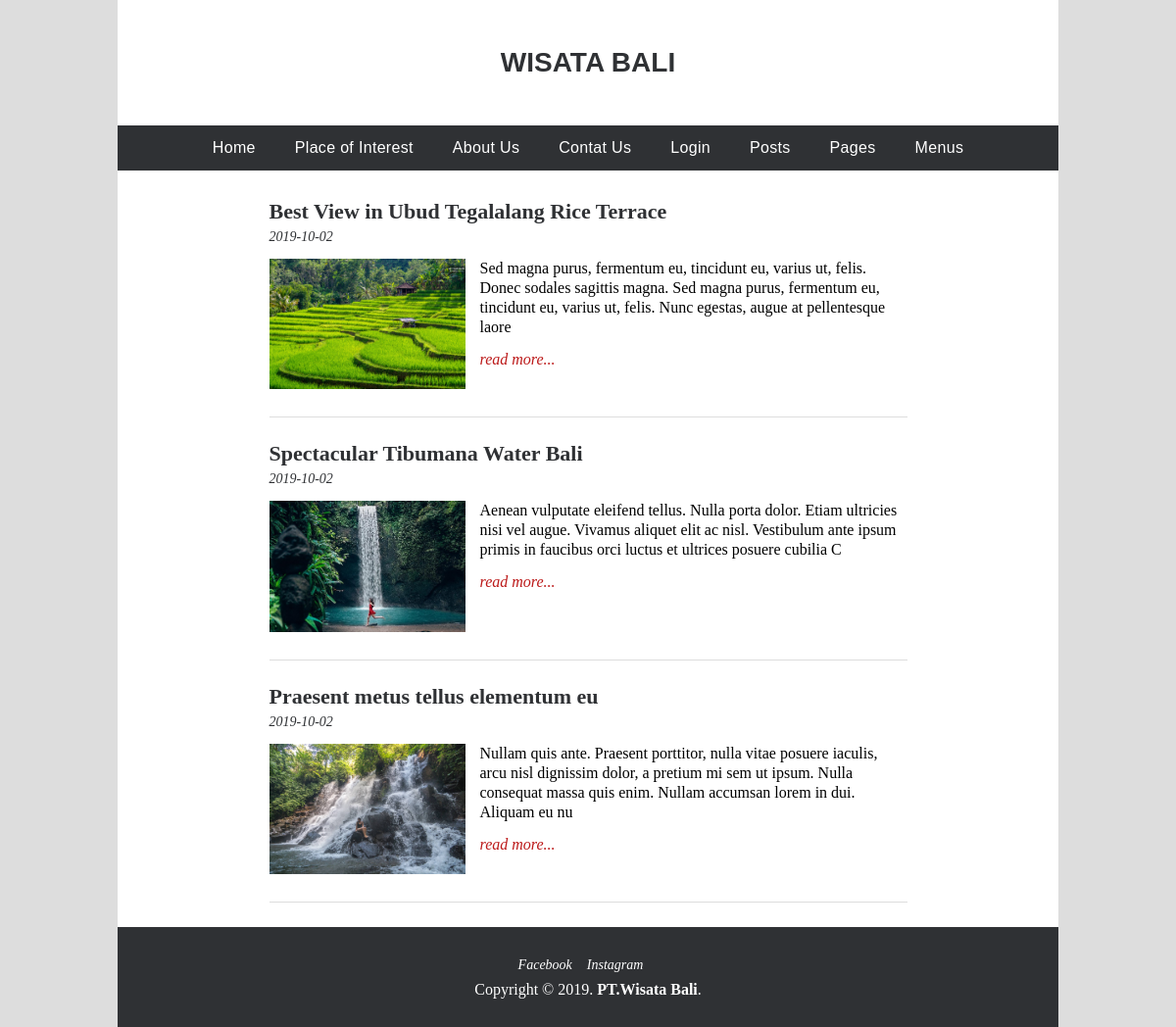
The page / on the database its author committed.
### tables this page shows
CREATE TABLE `post` (
  `id` int(10) NOT NULL,
  `post_title` varchar(100) NOT NULL,
  `post_description` longtext NOT NULL,
  `post_image` varchar(200) NOT NULL,
  `post_date` varchar(50) NOT NULL,
  `post_status` int(1) NOT NULL
);

### index.php (the view, shortened to what this page needs)
<?php include('header.php'); ?>
<?php include('menu.php'); ?>
		<div class="content">
			<?php
				include("koneksi.php");
				$data = mysqli_query($koneksi, "SELECT * FROM post ORDER BY id DESC");
				while($d = mysqli_fetch_array($data)){
			?>
			<article>
				<div class="title">
					<h1><a href="single.php?post=<?php echo $d['id']; ?>"><?php echo $d['post_title']; ?></a></h1>
				</div>
				<div class="info"><span><?php echo $d['post_date']; ?></span></div>
				<div class="thumbnail">
					<a href="single.php?post=<?php echo $d['id']; ?>"><img src="images/<?php echo $d['post_image']; ?>" alt="Tibumana Wisata Bali"></a>
				</div>
				<?php
					$num_char = 200;
					$text = $d['post_description'];
					echo substr($text, 0, $num_char);
				?>
				<div class="button-readmore"><a href="single.php?post=<?php echo $d['id']; ?>">read more...</a></div>
			</article>
			<?php } ?>
		</div>
<?php include('footer.php'); ?>

### header.php (shortened to what this page needs)
<!DOCTYPE html>
<html lang="en">
<head>
	<link rel="stylesheet" href="css/reset.css">
    <link rel="stylesheet" href="css/style.css">
</head>
<body>
	<div class="container">
		<div class="header">
			<div class="logo">
				<a href=""><h1>WISATA BALI</h1></a>
			</div>
		</div>

### menu.php (shortened to what this page needs)
<div class="menu">
    <ul>
        <li><a href="index.php">Home</a></li>
        <li><a href="">Place of Interest</a></li>
        <li><a href="">About Us</a></li>
        <li><a href="">Contat Us</a></li>
        <li><a href="login.php">Login</a></li>
        <li><a href="list_post.php">Posts</a></li>
        <li><a href="list_page.php">Pages</a></li>
        <li><a href="list_menu.php">Menus</a></li>
    </ul>
</div>

### footer.php (shortened to what this page needs)
        <div class="footer">
			<ul class="social-media">
				<li>
					<a href="https://facebook.com" target="_blank">Facebook</a>
				</li>
				<li>
					<a href="https://instagram.com" target="_blank">Instagram</a>
				</li>
			</ul>
			<p>Copyright &copy; 2019. <a href="">PT.Wisata Bali</a>.</p>
		</div>
    </div>
</body>
</html>

### css/style.css (style rules this page uses)
body { background-color: #ddd; }
.container { width: 80%; margin: 0 auto; background-color: #fff; }
.header { padding: 50px; }
.header .logo { text-align: center; }
.header .logo a { text-decoration: none; }
.header .logo a h1 { font-size: 28px; font-weight: bold; color: #2f3134; font-family: "Tahoma", Arial, sans-serif; }
.menu { background-color: #2f3134; }
.menu ul li { float: left; }
.menu ul { justify-content: center; display: flex; display: -o-flex; display: -webkit-flex; display: -moz-flex; }
.menu ul li a { color: #fff; font-size: 16px; text-decoration: none; padding: 15px 20px; display: inline-block; font-family: "Tahoma", Arial, sans-serif; letter-spacing: 0.02em; transition: background-color 0.2s ease-in-out; }
.footer { background-color: #2f3134; text-align: center; padding: 30px; color: #fff; }
.footer ul.social-media { justify-content: center; display: flex; display: -o-flex; display: -webkit-flex; display: -moz-flex; margin-bottom: 10px; }
.footer ul.social-media li { float: left; padding-right: 15px; }
.footer ul.social-media li a { color: #fff; text-decoration: none; font-size: 14px; font-style: italic; }
.footer p a { color: #fff; text-decoration: none; font-weight: bold; }
article { width: 70%; margin: 0 auto; padding: 15px 0; border-bottom: 1px solid #ddd; margin-bottom: 10px; }
.title { margin-bottom: 5px; }
.title h1 a { font-size: 22px; line-height: 24px; text-decoration: none; color: #2f3134; font-weight: bold; transition: color 0.2s ease-in-out; }
.info { margin-bottom: 15px; }
article span { font-size: 14px; color: #2f3134; font-style: italic; }
.thumbnail { float: left; margin: 0 15px 10px 0; }
.thumbnail img { max-width: 200px; height: auto; opacity: 1; filter: alpha(opacity=100); transition: all 0.2s ease-in-out; }
article p { font-size: 16px; line-height: 20px; margin-bottom: 15px; }
.button-readmore a { text-decoration: none; color: #bc1a1a; font-style: italic; }
.content { padding: 15px; }

### rows shown on the page
post: post_title "Best View in Ubud Tegalalang Rice Terrace", post_date "2019-10-02", post_image (picture), post_description "Sed magna purus, fermentum eu, tincidunt eu, varius ut, felis. Donec sodales sagittis magna. Sed magna purus, fermentum eu, tincidunt eu, varius ut, felis. Nunc egestas, augue at pellentesque laore"
post: post_title "Spectacular Tibumana Water Bali", post_date "2019-10-02", post_image (picture), post_description "Aenean vulputate eleifend tellus. Nulla porta dolor. Etiam ultricies nisi vel augue. Vivamus aliquet elit ac nisl. Vestibulum ante ipsum primis in faucibus orci luctus et ultrices posuere cubilia C"
post: post_title "Praesent metus tellus elementum eu", post_date "2019-10-02", post_image (picture), post_description "Nullam quis ante. Praesent porttitor, nulla vitae posuere iaculis, arcu nisl dignissim dolor, a pretium mi sem ut ipsum. Nulla consequat massa quis enim. Nullam accumsan lorem in dui. Aliquam eu nu"
